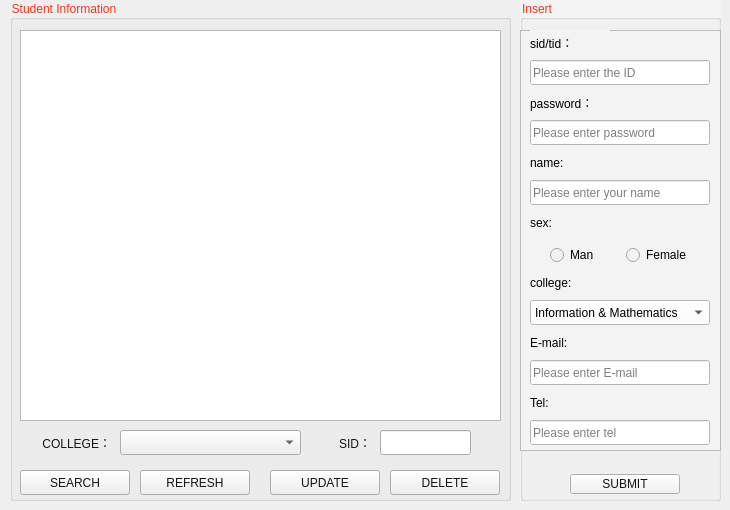
    <widget class="QWidget" name="tab_stuInfo">
     <attribute name="title">
      <string> Stu Info</string>
     </attribute>
     <widget class="QGroupBox" name="groupBox_6">
      <property name="geometry">
       <rect>
        <x>10</x>
        <y>0</y>
        <width>501</width>
        <height>501</height>
       </rect>
      </property>
      <property name="styleSheet">
       <string notr="true">color:rgb(240, 56, 23);font: 16pt &quot;微软雅黑&quot;;
</string>
      </property>
      <property name="title">
       <string>Student Information</string>
      </property>
      <widget class="QTableView" name="stuInfoView">
       <property name="geometry">
        <rect>
         <x>10</x>
         <y>30</y>
         <width>481</width>
         <height>391</height>
        </rect>
       </property>
       <property name="styleSheet">
        <string notr="true">color: rgb(0, 0, 0);font: 10pt &quot;微软雅黑&quot;;</string>
       </property>
       <property name="sortingEnabled">
        <bool>true</bool>
       </property>
       <attribute name="horizontalHeaderDefaultSectionSize">
        <number>80</number>
       </attribute>
       <attribute name="horizontalHeaderMinimumSectionSize">
        <number>75</number>
       </attribute>
      </widget>
      <widget class="QLabel" name="label_36">
       <property name="geometry">
        <rect>
         <x>290</x>
         <y>430</y>
         <width>71</width>
         <height>25</height>
        </rect>
       </property>
       <property name="styleSheet">
        <string notr="true">COLOR:rgb(20, 20, 20);font: 11pt &quot;微软雅黑&quot;;</string>
       </property>
       <property name="text">
        <string>SID：</string>
       </property>
       <property name="alignment">
        <set>Qt::AlignRight|Qt::AlignTrailing|Qt::AlignVCenter</set>
       </property>
      </widget>
      <widget class="QLabel" name="label_38">
       <property name="geometry">
        <rect>
         <x>10</x>
         <y>430</y>
         <width>91</width>
         <height>25</height>
        </rect>
       </property>
       <property name="styleSheet">
        <string notr="true">COLOR:rgb(20, 20, 20);font: 11pt &quot;微软雅黑&quot;;</string>
       </property>
       <property name="text">
        <string>COLLEGE：</string>
       </property>
       <property name="alignment">
        <set>Qt::AlignRight|Qt::AlignTrailing|Qt::AlignVCenter</set>
       </property>
      </widget>
      <widget class="QLineEdit" name="lineEdit_sid_6">
       <property name="geometry">
        <rect>
         <x>370</x>
         <y>430</y>
         <width>91</width>
         <height>25</height>
        </rect>
       </property>
       <property name="styleSheet">
        <string notr="true">COLOR:rgb(20, 20, 20);font: 11pt &quot;微软雅黑&quot;;</string>
       </property>
      </widget>
      <widget class="QPushButton" name="pushButton_search_4">
       <property name="geometry">
        <rect>
         <x>10</x>
         <y>470</y>
         <width>110</width>
         <height>25</height>
        </rect>
       </property>
       <property name="styleSheet">
        <string notr="true">COLOR:rgb(20, 20, 20);font: 11pt &quot;微软雅黑&quot;;</string>
       </property>
       <property name="text">
        <string>SEARCH</string>
       </property>
      </widget>
      <widget class="QPushButton" name="pushButton_update">
       <property name="geometry">
        <rect>
         <x>260</x>
         <y>470</y>
         <width>110</width>
         <height>25</height>
        </rect>
       </property>
       <property name="styleSheet">
        <string notr="true">COLOR:rgb(20, 20, 20);font: 11pt &quot;微软雅黑&quot;;</string>
       </property>
       <property name="text">
        <string>UPDATE</string>
       </property>
      </widget>
      <widget class="QPushButton" name="pushButton_refrsesh">
       <property name="geometry">
        <rect>
         <x>130</x>
         <y>470</y>
         <width>110</width>
         <height>25</height>
        </rect>
       </property>
       <property name="styleSheet">
        <string notr="true">COLOR:rgb(20, 20, 20);font: 11pt &quot;微软雅黑&quot;;</string>
       </property>
       <property name="text">
        <string>REFRESH</string>
       </property>
      </widget>
      <widget class="QComboBox" name="comboBox_college">
       <property name="geometry">
        <rect>
         <x>110</x>
         <y>430</y>
         <width>181</width>
         <height>25</height>
        </rect>
       </property>
       <property name="whatsThis">
        <string/>
       </property>
       <property name="styleSheet">
        <string notr="true">COLOR:rgb(20, 20, 20);
font: 11pt &quot;微软雅黑&quot;;</string>
       </property>
       <item>
        <property name="text">
         <string/>
        </property>
       </item>
       <item>
        <property name="text">
         <string>Information &amp; Mathematics</string>
        </property>
       </item>
       <item>
        <property name="text">
         <string>Petroleum Institute</string>
        </property>
       </item>
       <item>
        <property name="text">
         <string>Life Science</string>
        </property>
       </item>
      </widget>
      <widget class="QPushButton" name="pushButton_delete_2">
       <property name="geometry">
        <rect>
         <x>380</x>
         <y>470</y>
         <width>110</width>
         <height>25</height>
        </rect>
       </property>
       <property name="styleSheet">
        <string notr="true">COLOR:rgb(20, 20, 20);font: 11pt &quot;微软雅黑&quot;;</string>
       </property>
       <property name="text">
        <string>DELETE</string>
       </property>
      </widget>
     </widget>
     <widget class="QGroupBox" name="groupBox_9">
      <property name="geometry">
       <rect>
        <x>520</x>
        <y>0</y>
        <width>201</width>
        <height>501</height>
       </rect>
      </property>
      <property name="styleSheet">
       <string notr="true">color:rgb(240, 56, 23);font: 16pt &quot;微软雅黑&quot;;
background-color:rgb(243, 243, 243)
</string>
      </property>
      <property name="title">
       <string>Insert</string>
      </property>
      <widget class="QFrame" name="frame_2">
       <property name="geometry">
        <rect>
         <x>0</x>
         <y>30</y>
         <width>201</width>
         <height>421</height>
        </rect>
       </property>
       <property name="styleSheet">
        <string notr="true">color:rgb(0, 0, 0);</string>
       </property>
       <property name="frameShape">
        <enum>QFrame::StyledPanel</enum>
       </property>
       <property name="frameShadow">
        <enum>QFrame::Raised</enum>
       </property>
       <widget class="QLineEdit" name="line_id_2">
        <property name="geometry">
         <rect>
          <x>10</x>
          <y>30</y>
          <width>180</width>
          <height>25</height>
         </rect>
        </property>
        <property name="styleSheet">
         <string notr="true">font: 11pt &quot;微软雅黑&quot;;
background-color: rgb(255, 255, 255);</string>
        </property>
        <property name="placeholderText">
         <string>Please enter the ID</string>
        </property>
       </widget>
       <widget class="QLabel" name="label_30">
        <property name="geometry">
         <rect>
          <x>10</x>
          <y>0</y>
          <width>80</width>
          <height>25</height>
         </rect>
        </property>
        <property name="layoutDirection">
         <enum>Qt::RightToLeft</enum>
        </property>
        <property name="styleSheet">
         <string notr="true">font: 11pt &quot;微软雅黑&quot;;</string>
        </property>
        <property name="text">
         <string>sid/tid：</string>
        </property>
       </widget>
       <widget class="QLabel" name="label_31">
        <property name="geometry">
         <rect>
          <x>10</x>
          <y>60</y>
          <width>80</width>
          <height>25</height>
         </rect>
        </property>
        <property name="styleSheet">
         <string notr="true">font: 11pt &quot;微软雅黑&quot;;</string>
        </property>
        <property name="text">
         <string>password：</string>
        </property>
       </widget>
       <widget class="QLineEdit" name="line_password">
        <property name="geometry">
         <rect>
          <x>10</x>
          <y>90</y>
          <width>180</width>
          <height>25</height>
         </rect>
        </property>
        <property name="styleSheet">
         <string notr="true">font: 11pt &quot;微软雅黑&quot;;
background-color: rgb(255, 255, 255);</string>
        </property>
        <property name="echoMode">
         <enum>QLineEdit::Password</enum>
        </property>
        <property name="placeholderText">
         <string>Please enter password</string>
        </property>
       </widget>
       <widget class="QLabel" name="label_32">
        <property name="geometry">
         <rect>
          <x>10</x>
          <y>120</y>
          <width>51</width>
          <height>25</height>
         </rect>
        </property>
        <property name="styleSheet">
         <string notr="true">font: 11pt &quot;微软雅黑&quot;;</string>
        </property>
        <property name="text">
         <string>name:</string>
        </property>
       </widget>
       <widget class="QLineEdit" name="line_name_2">
        <property name="geometry">
         <rect>
          <x>10</x>
          <y>150</y>
          <width>180</width>
          <height>25</height>
         </rect>
        </property>
        <property name="styleSheet">
         <string notr="true">font: 11pt &quot;微软雅黑&quot;;
background-color: rgb(255, 255, 255);</string>
        </property>
        <property name="text">
         <string/>
        </property>
        <property name="echoMode">
         <enum>QLineEdit::Normal</enum>
        </property>
        <property name="placeholderText">
         <string>Please enter your name</string>
        </property>
       </widget>
       <widget class="QLabel" name="label_33">
        <property name="geometry">
         <rect>
          <x>10</x>
          <y>180</y>
          <width>41</width>
          <height>25</height>
         </rect>
        </property>
        <property name="styleSheet">
         <string notr="true">font: 11pt &quot;微软雅黑&quot;;</string>
        </property>
        <property name="text">
         <string>sex:</string>
        </property>
       </widget>
       <widget class="QWidget" name="horizontalLayoutWidget_4">
        <property name="geometry">
         <rect>
          <x>10</x>
          <y>210</y>
          <width>181</width>
          <height>31</height>
         </rect>
        </property>
        <layout class="QHBoxLayout" name="horizontalLayout_4">
         <item>
          <spacer name="horizontalSpacer_9">
           <property name="orientation">
            <enum>Qt::Horizontal</enum>
           </property>
           <property name="sizeType">
            <enum>QSizePolicy::Expanding</enum>
           </property>
           <property name="sizeHint" stdset="0">
            <size>
             <width>40</width>
             <height>20</height>
            </size>
           </property>
          </spacer>
         </item>
         <item>
          <widget class="QRadioButton" name="radioButton_man_2">
           <property name="styleSheet">
            <string notr="true">font: 11pt &quot;微软雅黑&quot;;</string>
           </property>
           <property name="text">
            <string>Man</string>
           </property>
          </widget>
         </item>
         <item>
          <spacer name="horizontalSpacer_10">
           <property name="orientation">
            <enum>Qt::Horizontal</enum>
           </property>
           <property name="sizeType">
            <enum>QSizePolicy::Expanding</enum>
           </property>
           <property name="sizeHint" stdset="0">
            <size>
             <width>40</width>
             <height>20</height>
            </size>
           </property>
          </spacer>
         </item>
         <item>
          <widget class="QRadioButton" name="radioButton_female_2">
           <property name="styleSheet">
            <string notr="true">font: 11pt &quot;微软雅黑&quot;;</string>
           </property>
           <property name="text">
            <string>Female</string>
           </property>
          </widget>
         </item>
         <item>
          <spacer name="horizontalSpacer_11">
           <property name="orientation">
            <enum>Qt::Horizontal</enum>
           </property>
           <property name="sizeType">
            <enum>QSizePolicy::Expanding</enum>
           </property>
           <property name="sizeHint" stdset="0">
            <size>
             <width>40</width>
             <height>20</height>
            </size>
           </property>
          </spacer>
         </item>
        </layout>
       </widget>
       <widget class="QLabel" name="label_34">
        <property name="geometry">
         <rect>
          <x>10</x>
          <y>300</y>
          <width>51</width>
          <height>25</height>
         </rect>
        </property>
        <property name="styleSheet">
         <string notr="true">font: 11pt &quot;微软雅黑&quot;;</string>
        </property>
        <property name="text">
         <string>E-mail:</string>
        </property>
       </widget>
       <widget class="QLineEdit" name="line_email_2">
        <property name="geometry">
         <rect>
          <x>10</x>
          <y>330</y>
          <width>180</width>
          <height>25</height>
         </rect>
        </property>
        <property name="styleSheet">
         <string notr="true">font: 11pt &quot;微软雅黑&quot;;
background-color: rgb(255, 255, 255);</string>
        </property>
        <property name="text">
         <string/>
        </property>
        <property name="echoMode">
         <enum>QLineEdit::Normal</enum>
        </property>
        <property name="placeholderText">
         <string>Please enter E-mail</string>
        </property>
       </widget>
       <widget class="QLabel" name="label_35">
        <property name="geometry">
         <rect>
          <x>10</x>
          <y>240</y>
          <width>61</width>
          <height>25</height>
         </rect>
        </property>
        <property name="styleSheet">
         <string notr="true">font: 11pt &quot;微软雅黑&quot;;</string>
        </property>
        <property name="text">
         <string>college:</string>
        </property>
       </widget>
       <widget class="QLabel" name="label_37">
        <property name="geometry">
         <rect>
          <x>10</x>
          <y>360</y>
          <width>51</width>
          <height>25</height>
         </rect>
        </property>
        <property name="styleSheet">
         <string notr="true">font: 11pt &quot;微软雅黑&quot;;</string>
        </property>
        <property name="text">
         <string>Tel:</string>
        </property>
       </widget>
       <widget class="QLineEdit" name="line_tel_2">
        <property name="geometry">
         <rect>
          <x>10</x>
          <y>390</y>
          <width>180</width>
          <height>25</height>
         </rect>
        </property>
        <property name="styleSheet">
         <string notr="true">font: 11pt &quot;微软雅黑&quot;;
background-color: rgb(255, 255, 255);</string>
        </property>
        <property name="text">
         <string/>
        </property>
        <property name="echoMode">
         <enum>QLineEdit::Normal</enum>
        </property>
        <property name="placeholderText">
         <string>Please enter tel</string>
        </property>
       </widget>
       <widget class="QComboBox" name="comboBox_college_2">
        <property name="geometry">
         <rect>
          <x>10</x>
          <y>270</y>
          <width>180</width>
          <height>25</height>
         </rect>
        </property>
        <property name="whatsThis">
         <string/>
        </property>
        <property name="styleSheet">
         <string notr="true">font: 11pt &quot;微软雅黑&quot;;
background-color: rgb(255, 255, 255);</string>
        </property>
        <item>
         <property name="text">
          <string>Information &amp; Mathematics</string>
         </property>
        </item>
        <item>
         <property name="text">
          <string>Petroleum Institute</string>
         </property>
        </item>
        <item>
         <property name="text">
          <string>Life Science</string>
         </property>
        </item>
       </widget>
      </widget>
      <widget class="QPushButton" name="pushButton_insert">
       <property name="geometry">
        <rect>
         <x>50</x>
         <y>474</y>
         <width>110</width>
         <height>20</height>
        </rect>
       </property>
       <property name="styleSheet">
        <string notr="true">COLOR:rgb(20, 20, 20);font: 11pt &quot;微软雅黑&quot;;

</string>
       </property>
       <property name="text">
        <string>SUBMIT</string>
       </property>
      </widget>
     </widget>
    </widget>
